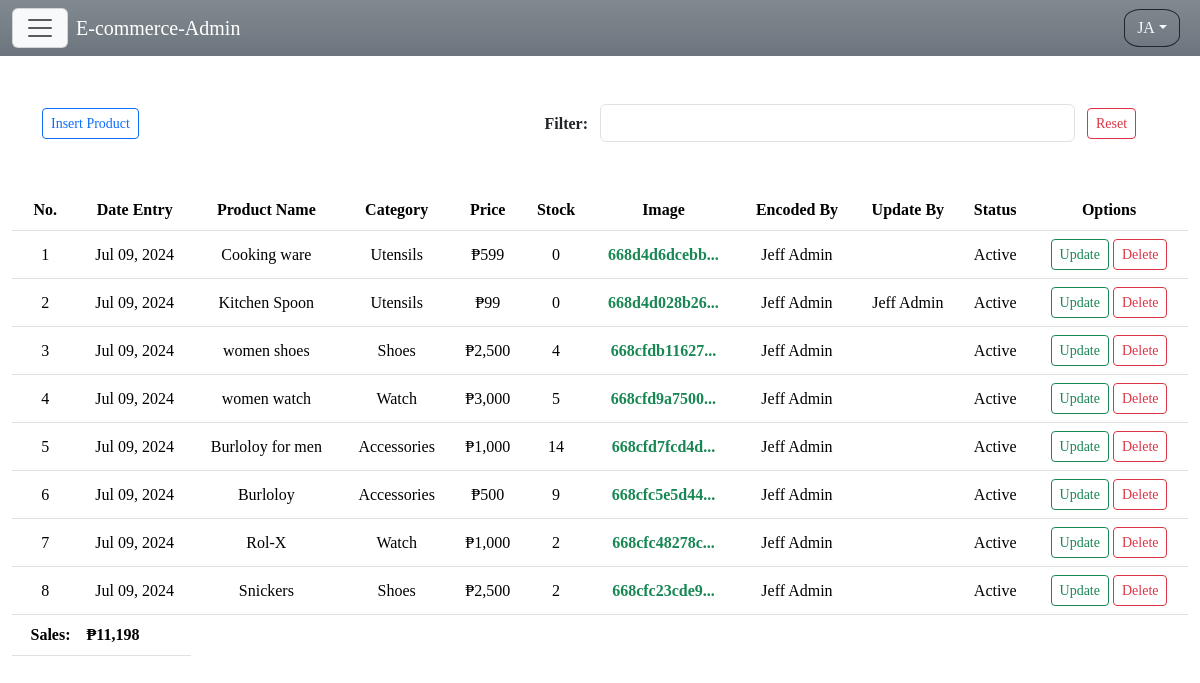
The app's page /admin/products.php (signed in) with its own data.
### tables this page shows
CREATE TABLE `tbl_product` (
  `product_id` int(11) NOT NULL,
  `product_name` varchar(250) DEFAULT NULL,
  `category` varchar(255) DEFAULT NULL,
  `price` varchar(255) DEFAULT NULL,
  `stock` varchar(255) DEFAULT NULL,
  `image` varchar(300) DEFAULT NULL,
  `added_by` varchar(250) DEFAULT NULL,
  `update_by` varchar(250) DEFAULT NULL,
  `date_added` varchar(255) DEFAULT NULL,
  `status` varchar(50) DEFAULT NULL
);

### class/class.php (called while the page is built, shortened)
<?php
class ProductRecordsManager{
	private $conn;
	public function __construct($conn){
		$this->conn = $conn;
	}
	public function getRecords(){
		$sql = "SELECT * FROM tbl_product ORDER BY product_id DESC";
		$records = $this->conn->query($sql);
		return $records;
	}
}
?>

### inc/shortLink.php (called while the page is built)
<?php
function shortenLinkName($linkName, $maxLength = 15){
if (strlen($linkName) > $maxLength) {
	return substr($linkName, 0, $maxLength - 3) . "...";
}else{
	return $linkName;
}
}
?>

### admin/products.php (the view, shortened to what this page needs)
<?php
include("../class/class.php");
require_once "../inc/shortLink.php";
$dbConnect = new DatabaseConnection($host, $user, $pass, $dbName);
$conn = $dbConnect->connectDb();
?>
<!DOCTYPE html>
<html>
<?php require_once "template-parts/head.php"; ?>
<body>
<?php
require_once "template-parts/navbar.php";
?>
<section id="category" class="mt-5 pt-2">
<div class="container mt-5">
<div class="row">
<div class="col-md-3 pt-md-1">
<a href="#" class="btn btn-outline-primary btn-sm" type="button" data-bs-toggle="modal" data-bs-target="#modalAddProduct">Insert Product</a>
</div>
<div class="col-md-3 text-md-end pt-md-2">
<label class="fw-bolder">Filter:</label>
</div>
<div class="col-md-5 p-0">
<input type="search" id="filterProduct" autofocus="" class="form-control resetSearch">
</div>
<div class="col-md-1 pt-md-1">
<a href="products" class="btn btn-outline-danger btn-sm" type="button">Reset</a>
</div>
</div>
</div>
</section>
<section id="cat-table" class="mt-md-5 mt-3">
<div class="container-fluid">
<div class="row">
<div class="col-md-12">
<div class="table-responsive" id="showDataProduct">
<table class="table table-hover">
<thead>
<tr class="text-center">
<th>No.</th>
<th>Date Entry</th>
<th>Product Name</th>
<th>Category</th>
<th>Price</th>
<th>Stock</th>
<th>Image</th>
<th>Encoded By</th>
<th>Update By</th>
<th>Status</th>
<th>Options</th>
</tr>
</thead>
<tbody>
<?php
class RecordsView{
private $records;
public function __construct($records){
	$this->records = $records;
}
public function displayRecords(){
$ctr = 1;
$peso_sign = "\xE2\x82\xB1";
$total_amount = 0;
while ($row = $this->records->fetch_assoc()) {
	$origdate = $row["date_added"];
	$dateTime = new DateTime($origdate);
	$formatDate = $dateTime->format("M d, Y");
	$total_amount += $row["price"];
?>
<tr class="text-center align-middle">
	<td><?= $ctr; ?></td>
	<td><?= $formatDate; ?></td>
	<td><?= $row["product_name"]; ?></td>
	<td><?= $row["category"]; ?></td>
	<td><?= $peso_sign.number_format($row["price"]); ?></td>
	<td><?= $row["stock"]; ?></td>
	<td><a href="../upload/<?= $row['image']; ?>" target="_blank" class="text-success fw-bolder text-decoration-none"><?= shortenLinkName($row["image"]); ?></a></td>
	<td><?= $row["added_by"]; ?></td>
	<td><?= $row["update_by"]; ?></td>
	<td><?= $row["status"]; ?></td>
	<td>
						<a href="#" id="<?= $row['product_id']; ?>" type="button" class="btn btn-outline-success edit-product btn-sm" data-bs-toggle="modal" data-bs-target="#modalUpdateProduct">Update</a>
						<a href="#" id="<?= $row['product_id']; ?>" type="button" class="btn btn-outline-danger btn-sm del-product" data-bs-toggle="modal" data-bs-target="#modalDeleteProduct">Delete</a>
					</td>
</tr>
<?php
 $ctr++;
  }
?>
<tr>
	<td class="fw-bolder  text-end">Sales:</td>
	<td class="fw-bolder"><?= $peso_sign.number_format($total_amount); ?></td>
</tr>
<?php
 }
}
$recordsManager = new ProductRecordsManager($conn);
$records = $recordsManager->getRecords();
$recordView = new RecordsView($records);
$recordView->displayRecords();
?>
</tbody>
</table>
</div>
</div>
</div>
</div>
</section>
</body>
</html>

### admin/css/custom.css (style rules this page uses)
body { font-family: Bodoni MT; max-width: 100% !important; overflow-x: hidden !important; scroll-behavior: smooth; }

### records on screen
tbl_product: date_added "Jul 09, 2024", product_name "Cooking ware", category "Utensils", price "599", stock "0", image "668d4d6dcebb...", added_by "Jeff Admin", status "Active"
tbl_product: date_added "Jul 09, 2024", product_name "Kitchen Spoon", category "Utensils", price "99", stock "0", image "668d4d028b26...", added_by "Jeff Admin", update_by "Jeff Admin", status "Active"
tbl_product: date_added "Jul 09, 2024", product_name "women shoes", category "Shoes", price "2,500", stock "4", image "668cfdb11627...", added_by "Jeff Admin", status "Active"
tbl_product: date_added "Jul 09, 2024", product_name "women watch", category "Watch", price "3,000", stock "5", image "668cfd9a7500...", added_by "Jeff Admin", status "Active"
tbl_product: date_added "Jul 09, 2024", product_name "Burloloy for men", category "Accessories", price "1,000", stock "14", image "668cfd7fcd4d...", added_by "Jeff Admin", status "Active"
tbl_product: date_added "Jul 09, 2024", product_name "Burloloy", category "Accessories", price "500", stock "9", image "668cfc5e5d44...", added_by "Jeff Admin", status "Active"
tbl_product: date_added "Jul 09, 2024", product_name "Rol-X", category "Watch", price "1,000", stock "2", image "668cfc48278c...", added_by "Jeff Admin", status "Active"
tbl_product: date_added "Jul 09, 2024", product_name "Snickers", category "Shoes", price "2,500", stock "2", image "668cfc23cde9...", added_by "Jeff Admin", status "Active"

### other values on screen
$initials "JA"
$peso_sign "₱"
$total_amount "11,198"
